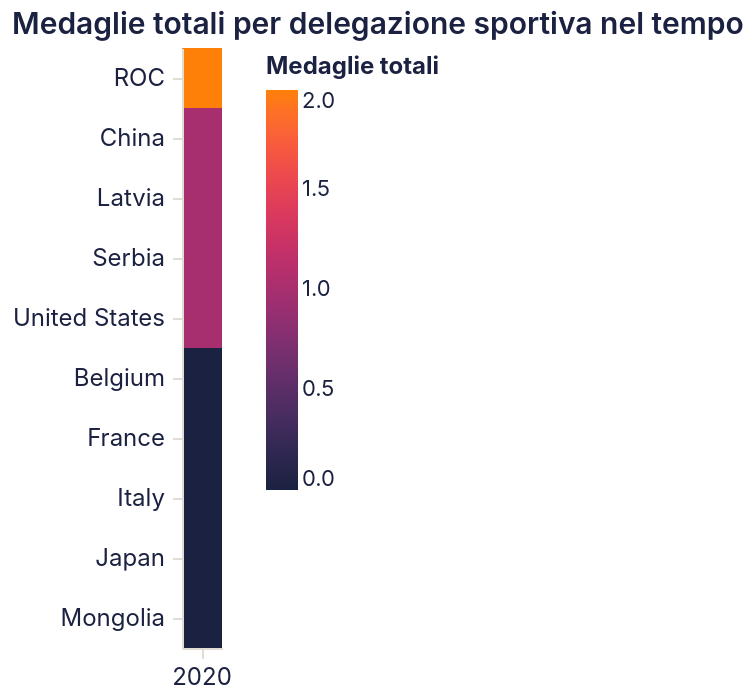

The specification (Vega-Lite) saved for this image:
### Vega-Lite specification from a JSON file in a GitHub repository (floating-point values rounded to 4 significant figures; data arrays with more than 128 entries replaced by an {"elided": "..."} marker saying what was removed)
{"$schema": "https://vega.github.io/schema/vega-lite/v5.20.1.json", "config": {"arc": {"fill": "#1b2140"}, "area": {"fill": "#1b2140", "fillOpacity": 0.15, "line": true}, "axis": {"domainColor": "#e2ddd4", "grid": true, "gridColor": "#e2ddd4", "gridWidth": 0.6, "labelAngle": 0, "labelColor": "#1b2140", "labelFont": "Inter, system-ui, -apple-system, BlinkMacSystemFont, 'Segoe UI', Roboto, sans-serif", "labelFontSize": 12, "labelFontWeight": 400, "labelPadding": 4, "tickColor": "#e2ddd4", "tickSize": 5, "titleColor": "#1b2140", "titleFont": "Inter, system-ui, -apple-system, BlinkMacSystemFont, 'Segoe UI', Roboto, sans-serif", "titleFontSize": 12, "titleFontWeight": 600}, "axisBand": {"grid": false}, "background": "transparent", "bar": {"fill": "#1b2140"}, "legend": {"labelColor": "#1b2140", "labelFont": "Inter, system-ui, -apple-system, BlinkMacSystemFont, 'Segoe UI', Roboto, sans-serif", "labelFontSize": 11, "padding": 4, "symbolType": "circle", "titleColor": "#1b2140", "titleFont": "Inter, system-ui, -apple-system, BlinkMacSystemFont, 'Segoe UI', Roboto, sans-serif", "titleFontSize": 12}, "line": {"stroke": "#1b2140", "strokeWidth": 2}, "mark": {"color": "#1b2140"}, "path": {"stroke": "#1b2140"}, "point": {"fill": "#1b2140", "filled": true}, "range": {"category": ["#1b2140", "#ff8009", "#9a0641", "#ffe34a", "#e7b6af", "#0088b0", "#e03830"]}, "rect": {"fill": "#1b2140"}, "shape": {"stroke": "#1b2140"}, "symbol": {"fill": "#1b2140"}, "title": {"anchor": "start", "color": "#1b2140", "font": "Inter, system-ui, -apple-system, BlinkMacSystemFont, 'Segoe UI', Roboto, sans-serif", "fontSize": 15, "fontWeight": 600, "subtitleColor": "#1b2140", "subtitleFont": "Inter, system-ui, -apple-system, BlinkMacSystemFont, 'Segoe UI', Roboto, sans-serif"}, "view": {"continuousHeight": 300, "continuousWidth": 400, "fill": null, "stroke": null}}, "data": {"name": "data-7060658926c0d69437b271576d98bdda"}, "datasets": {"data-7060658926c0d69437b271576d98bdda": {"elided": "5150 records"}}, "encoding": {"color": {"field": "total_medals", "scale": {"range": ["#1b2140", "#ff8009"]}, "title": "Medaglie totali", "type": "quantitative"}, "tooltip": [{"field": "country", "type": "nominal"}, {"field": "year", "type": "quantitative"}, {"field": "total_medals", "type": "quantitative"}], "x": {"axis": {"labelAngle": 0}, "field": "year", "title": "", "type": "ordinal"}, "y": {"field": "country", "sort": {"field": "rank", "order": "ascending"}, "title": "", "type": "nominal"}}, "height": 300, "mark": {"type": "rect"}, "params": [{"bind": {"input": "select", "name": "Sport: ", "options": ["3x3 Basketball", "Archery", "Artistic Gymnastics", "Artistic Swimming", "Athletics", "Badminton", "Baseball", "Basketball", "Basque pelota", "Beach Volleyball", "Bowling", "Boxing", "Canoe Slalom", "Canoe Sprint", "Cycling BMX Freestyle", "Cycling BMX Racing", "Cycling Mountain Bike", "Cycling Road", "Cycling Track", "Diving", "Equestrian Dressage", "Equestrian Eventing", "Equestrian Jumping", "Fencing", "Football", "Golf", "Handball", "Hockey", "Judo", "Karate", "Kendo", "Marathon Swimming", "Modern Pentathlon", "Rhythmic Gymnastics", "Roller Hockey", "Rowing", "Rugby Sevens", "Sailing", "Shooting", "Skateboarding", "Softball", "Sport Climbing", "Surfing", "Swimming", "Table Tennis", "Taekwondo", "Tennis", "Trampolining", "Triathlon", "Volleyball", "Water Polo", "Waterskiing", "Weightlifting", "Wrestling"]}, "name": "param_17", "select": {"fields": ["sport"], "type": "point"}, "value": "3x3 Basketball"}], "title": "Medaglie totali per delegazione sportiva nel tempo", "transform": [{"filter": {"param": "param_17"}}], "width": "container"}
